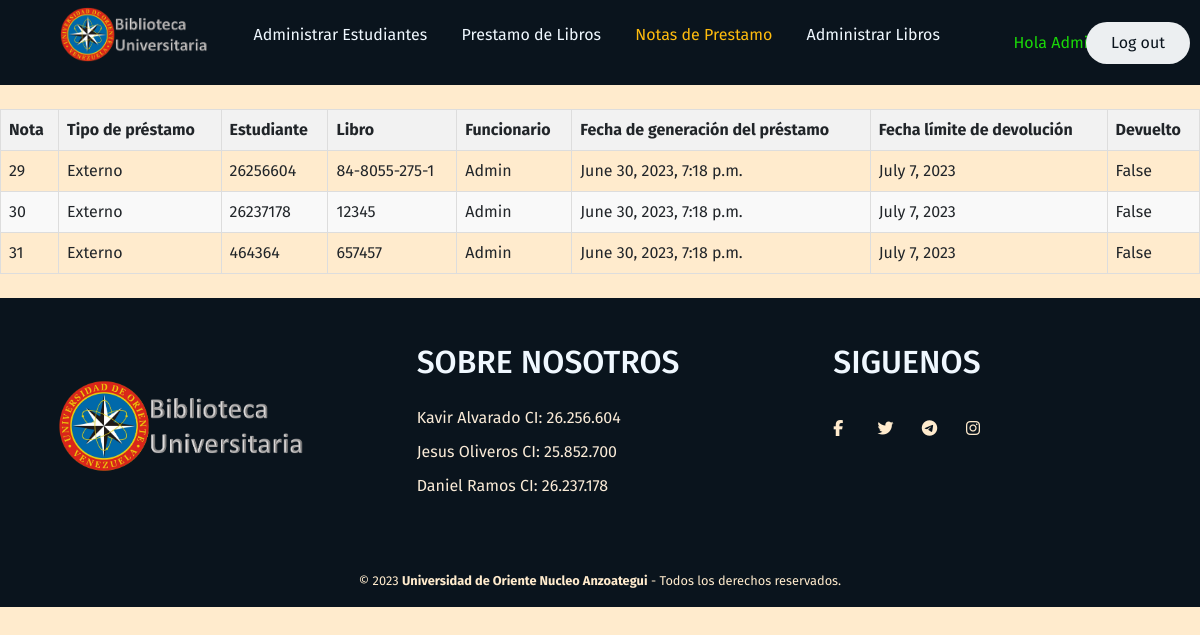
The app's page /notasprestamo/ (signed in), older data.
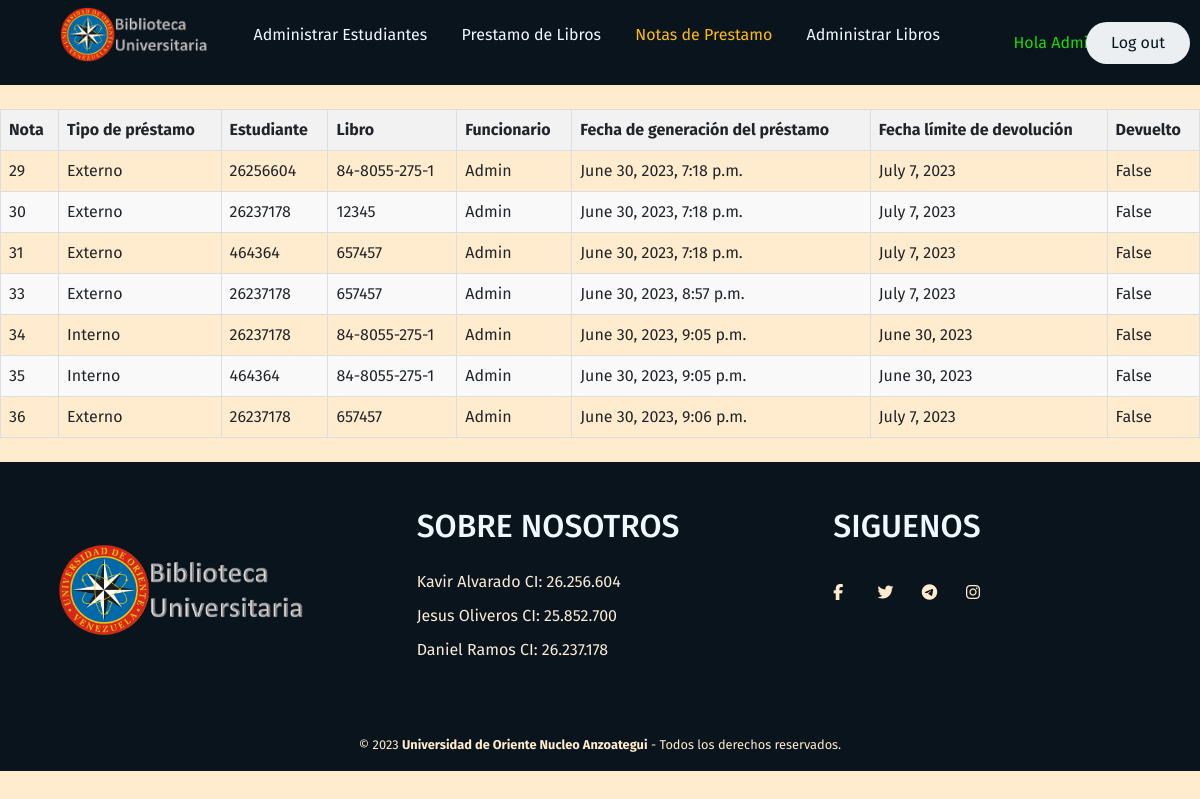
The same page, newer data.
### GenerarPrestamo/models.py (models this page shows, shortened)
class Prestamo(models.Model):
    id = models.AutoField(primary_key=True, verbose_name="Nota de Prestamo")
    estudiante=models.ForeignKey(Estudiante, on_delete=models.CASCADE, verbose_name="Estudiante")
    libro=models.ForeignKey(Libro, on_delete=models.CASCADE, verbose_name="Libro")
    tipo = models.CharField(max_length=7, choices=TIPO_CHOICES, verbose_name="Tipo de Prestamo")
    limite=models.DateField(editable=False, verbose_name="Fecha límite de Devolución")
    fecha=models.DateTimeField(auto_now_add=True)
    funcionario = models.ForeignKey(User, on_delete=models.SET_NULL, null=True, editable=False)
    devuelto = models.BooleanField(default=False, editable=False, verbose_name="Devuetlo")
    class Meta:
        verbose_name='prestamo'
        verbose_name_plural='prestamos'

### AdministrarEstudiantes/models.py (models this page shows)
class Estudiante(models.Model):# Creación de la tabla con el nombre Estudiante
    id = models.CharField(primary_key=True, max_length=20, verbose_name="CI del Estudiante")
    nombre=models.CharField(max_length=20, verbose_name="Nombre del Estudiante")
    email=models.EmailField(max_length=50, verbose_name="Correo Electrónico")
    direccion=models.CharField(max_length=50, verbose_name="Dirección del Estudiante")
    tfno=models.CharField(max_length=20, verbose_name="Número Telefónico")
    fecha=models.DateTimeField(auto_now_add=True, verbose_name="Fecha del Registro")# En este campo, con el auto_now_add se permitirá que la información del tiempo se genere automáticamente, por lo tanto no contará para el formulario al momento de agregar un estudiante
    def __str__(self):
        return self.id
    class Meta:
        verbose_name='estudiante'
        verbose_name_plural='estudiantes'

### AdministrarLibros/models.py (models this page shows)
class Libro(models.Model):# Tabla con el nombre Libro
    nombre=models.CharField(max_length=50, verbose_name="Nombre del Libro")
    id=models.CharField(max_length=30, verbose_name="ID del Libro", primary_key=True)
    autor=models.CharField(max_length=50, verbose_name="Autor del libro")
    tipo=models.CharField(max_length=15, verbose_name="Autor del libro")
    cantidad=models.IntegerField(verbose_name="Cantidad de copias")
    categoria=models.CharField(max_length=20, verbose_name="Categoria del Libro")
    fecha=models.DateTimeField(auto_now_add=True, verbose_name="Fecha del Ingreso")
    def __str__(self):
        return self.id
    class Meta:
        verbose_name='libro'
        verbose_name_plural='libros'

### NotasPrestamo/views.py (the view)
# urls.py: path('',views.notas_prestamo, name="NotasPrestamo"),
def notas_prestamo(request):
    notas=Prestamo.objects.all()
    return render(request, "notasprestamo/notasprestamo.html", {'notas':notas})

### NotasPrestamo/templates/notasprestamo/notasprestamo.html (shortened to what this page needs)
{% extends "base/base.html" %}
{% load static %}
{% block content %}
    <link href="{% static 'Biblioteca/bootstrap.min.css' %}" rel="stylesheet">
    <link rel="stylesheet" href="{% static 'Biblioteca/css/StylesBase.css' %}">
    <head>
        <link rel="stylesheet" href="{% static 'Biblioteca/css/StylesTable.css' %}">
    </head>
    {% if user.is_authenticated %}
        <table style="margin: auto;">
            <thead>
                <tr>
                    <th>Nota</th>
                    <th>Tipo de préstamo</th>
                    <th>Estudiante</th>
                    <th>Libro</th>
                    <th>Funcionario</th>
                    <th>Fecha de generación del préstamo</th>
                    <th>Fecha límite de devolución</th>
                    <th>Devuelto</th>
                </tr>
            </thead>
            <tbody>
                {% for nota in notas %}
                    <tr>
                        <td>{{nota.id}}</td>
                        <td>{{nota.tipo}}</td>
                        <td>{{nota.estudiante}}</td>
                        <td>{{nota.libro}}</td>
                        <td>{{nota.funcionario}}</td>
                        <td>{{nota.fecha}}</td>
                        <td>{{nota.limite}}</td>
                        <td>{{nota.devuelto}}</td>
                    </tr>
                {% endfor %}
            </tbody>
        </table>
    {% else %}
        <h3 style="text-align: center">Perdone pero debe logearse</h3>
    {% endif %}
{% endblock %}

### Home/templates/base/base.html (shortened to what this page needs)
<!DOCTYPE html>
<html>
    <head>
        {% load static %}
        <link rel="stylesheet" href="{% static 'Biblioteca/css/StylesBase.css' %}">
    </head>
    <body>
        <header>
            <div class="h-de-pagina">
                <div style="text-align: left; margin-right: -50px;" class="logo">
                    <figure>
                        <a href="{% url 'Home' %}">
                            <img src="{% static 'Biblioteca/imgprojts/Logo.png' %}" alt="Logo UDO">
                        </a>
                    </figure>
                </div>
                <nav  style="text-align: center; margin-right: 20px;">
                    <ul class="nav-links">
                        <li><a class="{% if request.path == '/administrarestudiantes/' %}active{% endif %}" href="{% url 'AdministrarEstudiantes' %}">Administrar Estudiantes</a></li>
                        <li><a class="{% if request.path == '/generarprestamo/' %}active{% endif %}" href="{% url 'GenerarPrestamo' %}">Prestamo de Libros</a></li>
                        <li><a class="{% if request.path == '/notasprestamo/' %}active{% endif %}" href="{% url 'NotasPrestamo' %}">Notas de Prestamo</a></li>
                        <li><a class="{% if request.path == '/administrarlibros/' %}active{% endif %}" href="{% url 'AdministrarLibros' %}">Administrar Libros</a></li>
                    </ul>
                </nav>
                {% if user.is_authenticated %}
                    <div style="text-align: right; margin-right: -50px;"><a style="color: rgb(26, 216, 8);">Hola {{user.username}}</a></div>
                    <div style="text-align: right; margin-right: -50px;"><a href="{% url 'Logout' %}" class="sesion"><button>Log out</button></a></div>
                {% else %}
                    <div style="text-align: right; margin-right: -70px;"><a href="{% url 'Login' %}" class="sesion"><button>Login</button></a></div>
                    <div style="text-align: right; margin-right: -20px;"><a href="{% url 'SignUp' %}" class="sesion"><button>Sign Up</button></a></div>
                {% endif %}
        </header>
        <div>
            {% block content %}
            {% endblock %}
        </div>
        <footer class="pie-de-pagina">
            <div class="case-one">
                <div class="box">
                    <figure>
                        <a href="#">
                            <img src="{% static 'Biblioteca/imgprojts/Logo.png' %}" alt="Logo UDO">
                        </a>
                    </figure>
                </div>
                <div class="box">
                    <h2>SOBRE NOSOTROS</h2>
                    <p>Kavir Alvarado CI: 26.256.604</p>
                    <p>Jesus Oliveros CI: 25.852.700</p>
                    <p>Daniel Ramos CI: 26.237.178</p>
                </div>
                <div class="box">
                    <h2>SIGUENOS</h2>
                    <div class="redes">
                        <a href="#" class="fa fa-facebook"></a>
                        <a href="#" class="fa fa-twitter"></a>
                        <a href="#" class="fa fa-telegram"></a>
                        <a href="#" class="fa fa-instagram"></a>
                    </div>
                </div>
            </div>
            <div class="case-two">
                <small>&copy; 2023 <b>Universidad de Oriente Nucleo Anzoategui</b> - Todos los derechos reservados.</small>
            </div>
        </footer>
    </body>
</html>

### Home/static/Biblioteca/css/StylesBase.css (style rules this page uses)
* { margin: 0; padding: 1; box-sizing: border-box; font-family: 'Fira Sans', sans-serif; }
body { background-color: blanchedalmond; }
.h-de-pagina { width: 100%; background-color: #0a141d; margin: auto; display: flex; justify-content: space-between; align-items:center; height: 85px; padding: 10px 5%; }
.h-de-pagina .logo figure { width: 100%; height: 100%; }
.h-de-pagina .logo figure img { width: 150px; transition: all 0.3s; }
.h-de-pagina .nav-links { list-style: none; }
.h-de-pagina .nav-links li { display: inline-block; padding: 0 15px; }
.h-de-pagina .nav-links li a { text-decoration: none; color: aliceblue; }
.h-de-pagina .nav-links li a.active { color: #ffbc0e; }
.h-de-pagina .sesion button { font-size: 500; color: #0a141d; padding: 9px 25px; background: #eceff1; border: none; border-radius: 40px; transition: all 0.12s ease 0s; }
.pie-de-pagina { width: 100%; background-color: #0a141d; }
.pie-de-pagina .case-one { width: 100%; max-width: 1200px; margin: auto; display: grid; grid-template-columns: repeat(3, 1fr); grid-gap: 50px; padding: 45px 0px; }
.pie-de-pagina .case-one .box figure { width: 100%; height: 100%; display: flex; justify-content: center; align-items: center; }
.pie-de-pagina .case-one .box figure img { width: 250px; }
.pie-de-pagina .case-one .box h2 { color: aliceblue; margin-bottom: 25px; }
.pie-de-pagina .case-one .box p { color: antiquewhite; margin-bottom: 10px; }
.pie-de-pagina .case-one .box .redes a { display: inline-block; text-decoration: none; width: 30px; height: 30px; line-height: 45px; color: blanchedalmond; margin-right: 10px; transition: all 300ms ease; }
.pie-de-pagina .case-two { padding: 15px 10px; text-align: center; }
.pie-de-pagina .case-two small { color: blanchedalmond; justify-content: center; }

### Home/static/Biblioteca/css/StylesTable.css (style rules this page uses)
table { border-collapse: collapse; width: 100%; }
th, td { border: 1px solid #ddd; padding: 8px; }
th { background-color: #f2f2f2; }
tr:nth-child(even) { background-color: #f9f9f9; }

Row changes from the older to the newer data that the page shows:
added Prestamo: id "33", tipo "Externo", estudiante "26237178", libro "657457", funcionario "Admin", fecha "June 30, 2023, 8:57 p.m.", limite "July 7, 2023", devuelto "False"
added Prestamo: id "34", tipo "Interno", estudiante "26237178", libro "84-8055-275-1", funcionario "Admin", fecha "June 30, 2023, 9:05 p.m.", limite "June 30, 2023", devuelto "False"
added Prestamo: id "35", tipo "Interno", estudiante "464364", libro "84-8055-275-1", funcionario "Admin", fecha "June 30, 2023, 9:05 p.m.", limite "June 30, 2023", devuelto "False"
added Prestamo: id "36", tipo "Externo", estudiante "26237178", libro "657457", funcionario "Admin", fecha "June 30, 2023, 9:06 p.m.", limite "July 7, 2023", devuelto "False"
